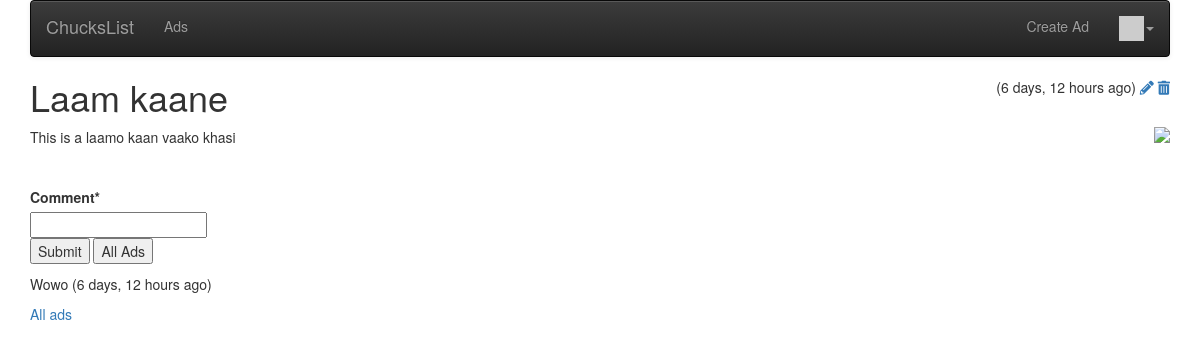
Page /ad/1 (signed in) on the committed database.
### ads/models.py (models this page shows, shortened)
class Ad(models.Model):
	title = models.CharField(
			max_length=200,
			validators=[MinLengthValidator(2, "Title must be greater than 2 characters")]
		)
	price = models.DecimalField(max_digits=7, decimal_places=2, null=True)
	text = models.TextField()
	owner = models.ForeignKey(settings.AUTH_USER_MODEL, on_delete=models.CASCADE)
	favorites = models.ManyToManyField(settings.AUTH_USER_MODEL, through='Fav', related_name='favorite_ads')
	picture = models.BinaryField(null=True, blank=True, editable=True)
	content_type = models.CharField(max_length=256, null=True, help_text='The MIMEType of the file')
	created_at = models.DateTimeField(auto_now_add=True)
	updated_at = models.DateTimeField(auto_now=True)
	comments = models.ManyToManyField(settings.AUTH_USER_MODEL, through='Comment', related_name='comments_owned')

class Comment(models.Model) :
    text = models.TextField(
        validators=[MinLengthValidator(3, "Comment must be greater than 3 characters")]
    )
    ad = models.ForeignKey(Ad, on_delete=models.CASCADE)
    owner = models.ForeignKey(settings.AUTH_USER_MODEL, on_delete=models.CASCADE)
    created_at = models.DateTimeField(auto_now_add=True)
    updated_at = models.DateTimeField(auto_now=True)

### ads/views.py (the view)
# urls.py: path('ad/<int:pk>', views.AdDetailView.as_view(), name='ad_detail'),
class AdDetailView(OwnerDetailView):
	model = Ad
	def get(self, request, pk):
		a = Ad.objects.get(id=pk)
		comments = Comment.objects.filter(ad=a).order_by('-updated_at')
		comment_form = CommentForm()
		context = {'ad': a, 'comments':comments, 'comment_form':comment_form}
		return render(request, 'ads/ad_detail.html', context)

### ads/forms.py
class CommentForm(forms.Form):
    comment = forms.CharField(required=True, max_length=500, min_length=3, strip=True)

### home/context_processors.py (called while the page is built)
def settings(request):
    return {
        'settings': django_settings,
    }

### home/templatetags/app_tags.py (called while the page is built)
@register.filter(name='gravatar')
def gravatar(user, size=35):
    email = str(user.email.strip().lower()).encode('utf-8')
    email_hash = md5(email).hexdigest()
    url = "//www.gravatar.com/avatar/{0}?s={1}&d=identicon&r=PG"
    return url.format(email_hash, size)

### ads/templates/ads/ad_detail.html (shortened to what this page needs)
{% extends "base_menu.html" %}
{% load humanize %}
{% block content %}
<span style="float:right;">
	({{ ad.updated_at|naturaltime }})
	{% if ad.owner == user %}
	<a href="{% url 'ads:ad_update' ad.id %}"><i class="fa fa-pencil"></i></a>
	<a href="{% url 'ads:ad_delete' ad.id %}"><i class="fa fa-trash"></i></a>
	{% endif %}
</span>
<h1>{{ ad.title }}</h1>
{% if ad.content_type %}
<img style="float: right; max-width:50%;" src="{% url 'ads:ad_picture' ad.id %}"
	onclick="document.getElementById('overlay').style.display = 'block';">
{% endif %}
<p>
	{{ ad.text }}
</p>
{% if user.is_authenticated %}
<br clear="all"/>
<p>
	{% load crispy_forms_tags %}
	<form method="post" action="{% url 'ads:ad_comment_create' ad.id %}">
		{{ comment_form|crispy }}
		<input type="submit" value="Submit">
		<input type="submit" value="All Ads" onclick="window.location.href='{% url 'ads:all' %}'; return false;">
	</form>
</p>
{% endif %}
{% for comment in comments %}
<p> {{ comment.text }}
	({{ comment.updated_at|naturaltime }})
</p>
{% endfor %}
<p>
	<a href="{% url 'ads:all' %}">All ads</a>
</p>
{% endblock %}

### rows in the picture
Ad: updated_at "6 days, 12 hours ago", title "Laam kaane", text "This is a laamo kaan vaako khasi"
Comment: text "Wowo", updated_at "6 days, 12 hours ago"

### other values in the picture
{{ settings.APP_NAME }} "ChucksList"
